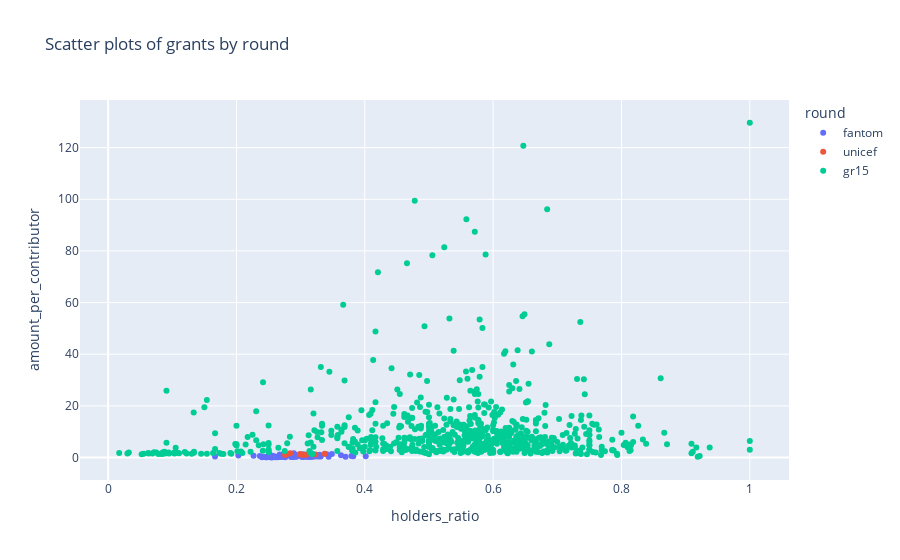

The cell this chart's notebook holds for it:
### Code cell
fig = px.scatter(combined,
    x='holders_ratio', y='amount_per_contributor',
    color="round"
    ,title='Scatter plots of grants by round')

fig.show()

### Figure 1 — Plotly figure (JSON) as saved in the notebook; plotly's stock layout.template omitted (floating-point values rounded to 4 significant figures; data arrays with more than 128 entries replaced by an {"elided": "..."} marker saying what was removed)
{"data": [{"hovertemplate": "round=fantom<br>holders_ratio=%{x}<br>amount_per_contributor=%{y}<extra></extra>", "legendgroup": "fantom", "marker": {"color": "#636efa", "symbol": "circle"}, "mode": "markers", "name": "fantom", "orientation": "v", "showlegend": true, "type": "scatter", "x": [0.2734, 0.3158, 0.2531, 0.2687, 0.2457, 0.2522, 0.3063, 0.2637, 0.255, 0.2868, 0.37, 0.3016, 0.1666, 0.2506, 0.306, 0.203, 0.2659, 0.3187, 0.2266, 0.2659, 0.2515, 0.2631, 0.2547, 0.3185, 0.2471, 0.2542, 0.3406, 0.3021, 0.2742, 0.2526, 0.2553, 0.2465, 0.2647, 0.3792, 0.2365, 0.2935, 0.2562, 0.3436, 0.2772, 0.2895, 0.29, 0.3128, 0.2527, 0.3487, 0.2673, 0.2901, 0.2883, 0.2613, 0.276, 0.3819, 0.3309, 0.2924, 0.3039, 0.25, 0.3087, 0.3085, 0.3226, 0.2686, 0.3629, 0.2537, 0.3295, 0.3312, 0.2643, 0.2917, 0.3019, 0.24, 0.3147, 0.2638, 0.293, 0.2583, 0.2606, 0.3274, 0.2761, 0.2638, 0.4015, 0.3078, 0.2576, 0.2849, 0.2406, 0.3032, 0.261, 0.2719, 0.2602, 0.2893, 0.3121, 0.309, 0.273, 0.2513], "xaxis": "x", "y": [0.3258, 0.2151, 0.2971, 0.308, 0.107, 0.9777, 0.9435, 0.1748, 0.1797, 0.2736, 0.3314, 0.2745, 0.4118, 0.1732, 0.2536, 0.767, 0.3421, 1.16, 0.6866, 0.413, 1.395, 0.1777, 0.115, 0.3283, 0.1248, 0.1528, 1.292, 0.564, 1.405, 0.1516, 0.1468, 0.274, 0.1924, 0.6133, 0.631, 0.3856, 0.1544, 0.3385, 0.669, 0.3254, 1.069, 0.2116, 0.1995, 1.354, 1.152, 0.3765, 0.3203, 0.1916, 0.6876, 0.4501, 0.3574, 0.9508, 1.277, 0.232, 0.5017, 0.4958, 0.4417, 0.208, 0.9227, 0.1611, 1.056, 0.4494, 0.3183, 0.7965, 0.4465, 0.1379, 0.2867, 0.2929, 0.2644, 0.1636, 0.136, 0.4353, 0.1396, 0.1429, 0.4712, 0.908, 0.5819, 0.247, 0.2036, 0.194, 0.3127, 0.2694, 0.1731, 1.613, 0.6705, 0.3028, 1.247, 0.2237], "yaxis": "y"}, {"hovertemplate": "round=unicef<br>holders_ratio=%{x}<br>amount_per_contributor=%{y}<extra></extra>", "legendgroup": "unicef", "marker": {"color": "#EF553B", "symbol": "circle"}, "mode": "markers", "name": "unicef", "orientation": "v", "showlegend": true, "type": "scatter", "x": [0.3375, 0.3028, 0.2758, 0.3077, 0.3088, 0.2989, 0.2991, 0.2838, 0.2779, 0.3231], "xaxis": "x", "y": [1.476, 1.08, 0.9953, 1.089, 1.128, 1.202, 1.331, 1.636, 1.243, 1.179], "yaxis": "y"}, {"hovertemplate": "round=gr15<br>holders_ratio=%{x}<br>amount_per_contributor=%{y}<extra></extra>", "legendgroup": "gr15", "marker": {"color": "#00cc96", "symbol": "circle"}, "mode": "markers", "name": "gr15", "orientation": "v", "showlegend": true, "type": "scatter", "x": {"elided": "720 float values"}, "xaxis": "x", "y": {"elided": "720 float values"}, "yaxis": "y"}], "layout": {"legend": {"title": {"text": "round"}, "tracegroupgap": 0}, "title": {"text": "Scatter plots of grants by round"}, "xaxis": {"anchor": "y", "domain": [0, 1], "title": {"text": "holders_ratio"}}, "yaxis": {"anchor": "x", "domain": [0, 1], "title": {"text": "amount_per_contributor"}}}}
